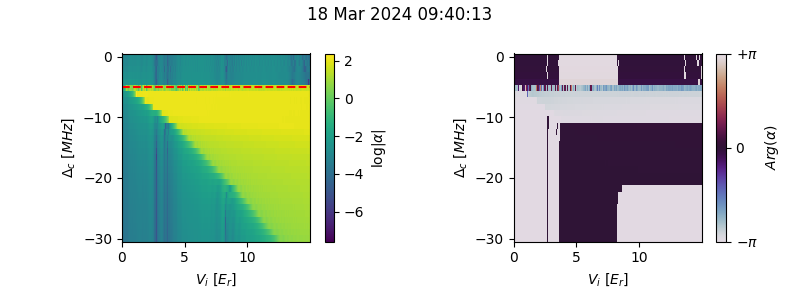

This chart was generated by the following Python code:
from torchgpe.bec2D import Gas
from torchgpe.bec2D.callbacks import CavityMonitor
from torchgpe.bec2D.potentials import Contact, DispersiveCavity, Trap
from torchgpe.utils.potentials import linear_ramp

from torchgpe.utils import parse_config
from datetime import datetime
import numpy as np
import torch
import matplotlib.pyplot as plt 
from matplotlib import ticker
from scipy.constants import hbar
from tqdm.auto import tqdm

config = parse_config("configuration.yaml")

np.random.seed(config["random_seed"])
torch.manual_seed(config["random_seed"])

contact = Contact()
trap = Trap(**config["potentials"]["trap"])

bec = Gas(**config["gas"], float_dtype=torch.float32, complex_dtype=torch.complex64)

ramp = config["boundaries"]["lattice_ramp"]
detunings = torch.linspace(*config["boundaries"]["cavity_detuning"])
depths = torch.tensor([ramp(t) for t in torch.arange(0, config["propagation"]["real_time"]["final_time"], config["propagation"]["real_time"]["time_step"])])

alphas = torch.tensor(np.empty((detunings.shape[0], depths.shape[0]), dtype=complex))

for d_idx, detuning in enumerate(tqdm(detunings, smoothing=0, desc = "Phase diagram", bar_format='{l_bar}{bar}| {n_fmt}/{total_fmt} [{elapsed}<{remaining}]')):
    cavity = DispersiveCavity(lattice_depth=ramp, cavity_detuning=detuning, **config["potentials"]["cavity"])

    cavityMonitor = CavityMonitor(cavity)

    bec.psi = torch.exp(-(bec.X**2 + bec.Y**2)/(2*(config["initial_wavefunction"]["gaussian_sigma"] / bec.adim_length)**2))

    bec.ground_state([trap, contact], callbacks=[], **config["propagation"]["imaginary_time"])

    bec.propagate(potentials = [trap, contact, cavity], callbacks=[cavityMonitor], **config["propagation"]["real_time"])

    alphas[d_idx] = cavityMonitor.alpha[0]

def pi_tick_formatter(val, pos):
    if val == 0: return 0
    if (val/np.pi*4) % 4 == 0:
        return f"${('+' if np.sign(val)==1 else '-') if abs(val/np.pi)==1 else int(val/np.pi)}\\pi$"
    return f"${('+' if np.sign(val)==1 else '-') if abs(val/np.pi*4)==1 else int(val/np.pi*4)}\\pi / 4$"

def plot_pd(x, y, z):
    fig, ax = plt.subplots(1, 2, figsize=(8, 3))
    ax = ax.flatten()
    
    im0 = ax[0].pcolormesh(x, y/1e6, np.log10(np.abs(z)), shading='auto', cmap="viridis")
    ax[0].set_xlabel(r"$V_i$ [$E_r$]")
    ax[0].set_ylabel(r"$\Delta_c$ [$MHz$]")
    plt.colorbar(im0, ax = ax[0], orientation='vertical', label="$\\log|\\alpha|$")

    x_left, x_right = ax[0].get_xlim()
    y_low, y_high = ax[0].get_ylim()
    ax[0].set_aspect(abs((x_right-x_left)/(y_low-y_high)) * 1)
    
    ax[0].axhline(y=config["gas"]["N_particles"]*config["potentials"]["cavity"]["cavity_coupling"]**2/(2*config["potentials"]["cavity"]["atomic_detuning"])/1e6, color="red", ls="dashed")

    im0 = ax[1].pcolormesh(x, y/1e6, np.angle(z), shading='auto', cmap="twilight", vmin=-np.pi, vmax=np.pi)
    ax[1].set_xlabel(r"$V_i$ [$E_r$]")
    ax[1].set_ylabel(r"$\Delta_c$ [$MHz$]")
    cbar = plt.colorbar(im0, ax = ax[1], orientation='vertical', label="$Arg(\\alpha)$", format=ticker.FuncFormatter(pi_tick_formatter), ticks=ticker.MultipleLocator(base=np.pi))

    x_left, x_right = ax[1].get_xlim()
    y_low, y_high = ax[1].get_ylim()
    ax[1].set_aspect(abs((x_right-x_left)/(y_low-y_high)) * 1)
    plt.suptitle(datetime.now().strftime("%d %b %Y %H:%M:%S"))

    plt.tight_layout()

    
    plt.savefig("cavity_self_organization_real_time.png")

plot_pd(depths, detunings, alphas)
# ! check meshgrid indexing and plotting